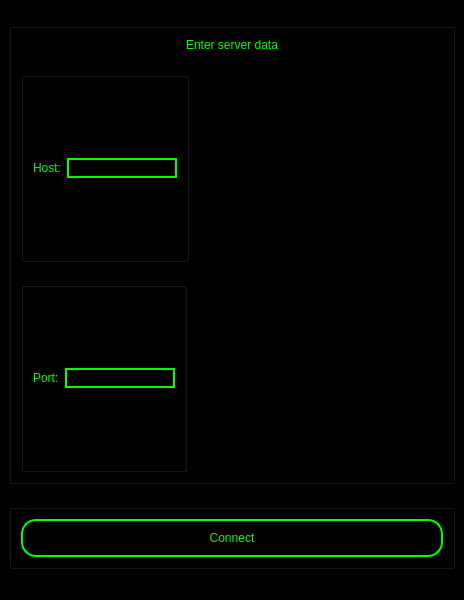
<?xml version="1.0" encoding="UTF-8"?>
<ui version="4.0">
 <class>MainWindow</class>
 <widget class="QMainWindow" name="MainWindow">
  <property name="geometry">
   <rect>
    <x>0</x>
    <y>0</y>
    <width>464</width>
    <height>600</height>
   </rect>
  </property>
  <property name="sizePolicy">
   <sizepolicy hsizetype="Maximum" vsizetype="Preferred">
    <horstretch>0</horstretch>
    <verstretch>0</verstretch>
   </sizepolicy>
  </property>
  <property name="windowTitle">
   <string>MainWindow</string>
  </property>
  <property name="styleSheet">
   <string notr="true">background-color:black;
</string>
  </property>
  <widget class="QWidget" name="centralwidget">
   <layout class="QVBoxLayout" name="verticalLayout_4">
    <item>
     <widget class="QGroupBox" name="GroupEntries">
      <property name="sizePolicy">
       <sizepolicy hsizetype="Minimum" vsizetype="Expanding">
        <horstretch>0</horstretch>
        <verstretch>0</verstretch>
       </sizepolicy>
      </property>
      <property name="styleSheet">
       <string notr="true">background-color:black;
</string>
      </property>
      <property name="title">
       <string>GroupBox</string>
      </property>
      <property name="flat">
       <bool>true</bool>
      </property>
      <layout class="QVBoxLayout" name="verticalLayout_3">
       <item alignment="Qt::AlignHCenter">
        <widget class="QLabel" name="LabelTitle">
         <property name="sizePolicy">
          <sizepolicy hsizetype="Preferred" vsizetype="Maximum">
           <horstretch>0</horstretch>
           <verstretch>0</verstretch>
          </sizepolicy>
         </property>
         <property name="styleSheet">
          <string notr="true">font: 14pt &quot;Arial&quot;;
border-radius: 15px;
color: #00ff00;</string>
         </property>
         <property name="text">
          <string>&lt;html&gt;&lt;head/&gt;&lt;body&gt;&lt;p&gt;Enter server data&lt;/p&gt;&lt;/body&gt;&lt;/html&gt;</string>
         </property>
        </widget>
       </item>
       <item>
        <widget class="QGroupBox" name="GroupEntryLogin">
         <property name="sizePolicy">
          <sizepolicy hsizetype="Fixed" vsizetype="Expanding">
           <horstretch>0</horstretch>
           <verstretch>0</verstretch>
          </sizepolicy>
         </property>
         <property name="styleSheet">
          <string notr="true">background-color:black;
</string>
         </property>
         <property name="title">
          <string>GroupBox</string>
         </property>
         <property name="flat">
          <bool>true</bool>
         </property>
         <layout class="QHBoxLayout" name="horizontalLayout">
          <item>
           <widget class="QLabel" name="LabelHost">
            <property name="sizePolicy">
             <sizepolicy hsizetype="Preferred" vsizetype="Maximum">
              <horstretch>0</horstretch>
              <verstretch>0</verstretch>
             </sizepolicy>
            </property>
            <property name="styleSheet">
             <string notr="true">font: 14pt &quot;Arial&quot;;
border-radius: 15px;
color: #00ff00;</string>
            </property>
            <property name="text">
             <string>Host:</string>
            </property>
           </widget>
          </item>
          <item>
           <widget class="QLineEdit" name="LineEditHost">
            <property name="sizePolicy">
             <sizepolicy hsizetype="Expanding" vsizetype="Fixed">
              <horstretch>0</horstretch>
              <verstretch>0</verstretch>
             </sizepolicy>
            </property>
            <property name="styleSheet">
             <string notr="true">font: 14pt &quot;Arial&quot;;
border-radius: 15px;
border: 2px solid #00ff00;
color: #00ff00;</string>
            </property>
           </widget>
          </item>
         </layout>
        </widget>
       </item>
       <item>
        <widget class="QGroupBox" name="GroupEntryPassword">
         <property name="sizePolicy">
          <sizepolicy hsizetype="Fixed" vsizetype="Expanding">
           <horstretch>0</horstretch>
           <verstretch>0</verstretch>
          </sizepolicy>
         </property>
         <property name="styleSheet">
          <string notr="true">background-color:black;
</string>
         </property>
         <property name="title">
          <string>GroupBox</string>
         </property>
         <property name="flat">
          <bool>true</bool>
         </property>
         <layout class="QHBoxLayout" name="horizontalLayout_2">
          <item>
           <widget class="QLabel" name="LabelPort">
            <property name="sizePolicy">
             <sizepolicy hsizetype="Preferred" vsizetype="Maximum">
              <horstretch>0</horstretch>
              <verstretch>0</verstretch>
             </sizepolicy>
            </property>
            <property name="styleSheet">
             <string notr="true">font: 14pt &quot;Arial&quot;;
border-radius: 15px;
color: #00ff00;</string>
            </property>
            <property name="text">
             <string>Port:</string>
            </property>
           </widget>
          </item>
          <item>
           <widget class="QLineEdit" name="LineEditPort">
            <property name="sizePolicy">
             <sizepolicy hsizetype="Expanding" vsizetype="Fixed">
              <horstretch>0</horstretch>
              <verstretch>0</verstretch>
             </sizepolicy>
            </property>
            <property name="styleSheet">
             <string notr="true">font: 14pt &quot;Arial&quot;;
border-radius: 15px;
border: 2px solid #00ff00;
color: #00ff00;</string>
            </property>
           </widget>
          </item>
         </layout>
        </widget>
       </item>
      </layout>
     </widget>
    </item>
    <item>
     <widget class="QGroupBox" name="GroupButtons">
      <property name="sizePolicy">
       <sizepolicy hsizetype="Minimum" vsizetype="Maximum">
        <horstretch>0</horstretch>
        <verstretch>0</verstretch>
       </sizepolicy>
      </property>
      <property name="styleSheet">
       <string notr="true">background-color:black;
</string>
      </property>
      <property name="title">
       <string>GroupBox</string>
      </property>
      <property name="flat">
       <bool>true</bool>
      </property>
      <layout class="QVBoxLayout" name="verticalLayout_2">
       <item>
        <widget class="QPushButton" name="ButtonConnect">
         <property name="sizePolicy">
          <sizepolicy hsizetype="Minimum" vsizetype="Minimum">
           <horstretch>0</horstretch>
           <verstretch>0</verstretch>
          </sizepolicy>
         </property>
         <property name="styleSheet">
          <string notr="true">font: 14pt &quot;Arial&quot;;
border-radius: 15px;
border: 2px solid #00ff00;
color: #00ff00;
padding-top: 10px;
padding-bottom: 10px;
padding-left: 20px;
padding-right: 20px; </string>
         </property>
         <property name="text">
          <string>Connect</string>
         </property>
        </widget>
       </item>
      </layout>
     </widget>
    </item>
   </layout>
  </widget>
  <widget class="QMenuBar" name="menubar">
   <property name="geometry">
    <rect>
     <x>0</x>
     <y>0</y>
     <width>464</width>
     <height>26</height>
    </rect>
   </property>
  </widget>
  <widget class="QStatusBar" name="statusbar"/>
 </widget>
 <resources/>
 <connections/>
</ui>
